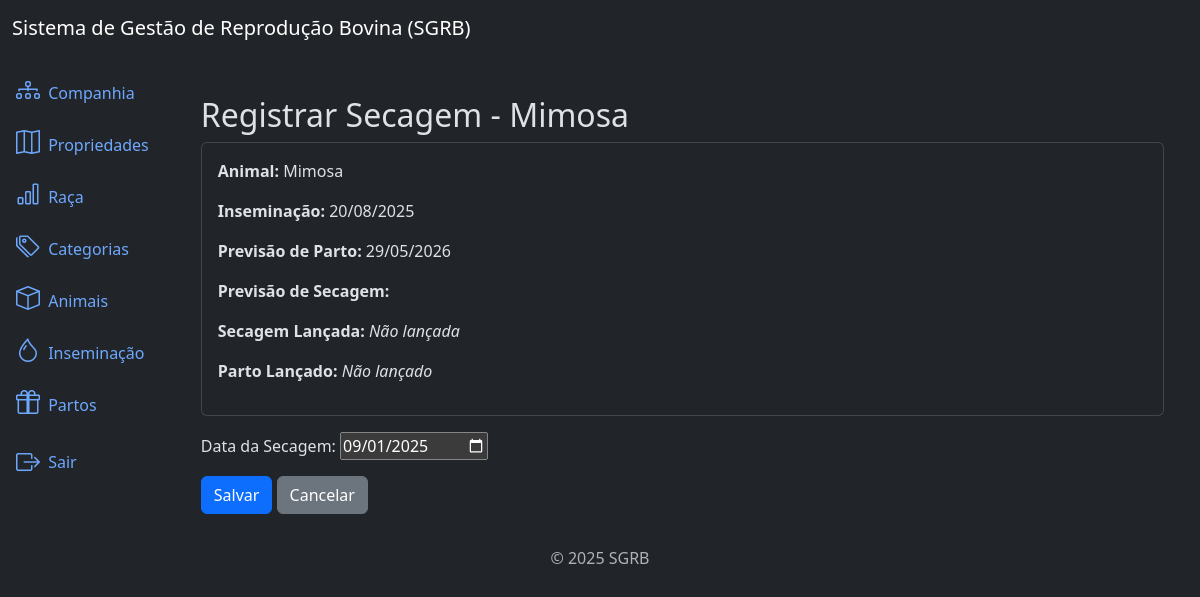
The page /births/7/check_dry/ (signed in) on the database its author committed.
### births/models.py (models this page shows, shortened)
class Birth(models.Model):
    animal = models.ForeignKey(
        Animal,
        on_delete=models.PROTECT,
        related_name='births'
    )
    insemination = models.ForeignKey(
        Insemination,
        on_delete=models.PROTECT,
        null=True,
        blank=True,
        related_name='births'
    )
    expected_birth = models.DateField(null=True, blank=True)
    expected_dry = models.DateField(null=True, blank=True)
    dry = models.DateField(null=True, blank=True)
    birth = models.DateField(null=True, blank=True)
    created_at = models.DateTimeField(auto_now_add=True)
    updated_at = models.DateTimeField(auto_now=True)
    class Meta:
        ordering = ['-created_at']

### animals/models.py (models this page shows, shortened)
class Animal(models.Model):
    name = models.CharField(max_length=100)
    birth = models.DateField(null=True, blank=True)
    farm = models.ForeignKey(Farm, on_delete=models.PROTECT, related_name='animais')  # noqa
    breed = models.ForeignKey(Breed, on_delete=models.PROTECT, related_name='animais')  # noqa
    category = models.ForeignKey(Category, on_delete=models.PROTECT, related_name='animais') # noqa
    created_at = models.DateTimeField(auto_now_add=True)
    updated_at = models.DateTimeField(auto_now=True)
    culling_date = models.DateField(null=True, blank=True,verbose_name='Data da Baixa')  # noqa
    culling_reason = models.CharField(
        max_length=2,
        choices=CULLING_REASON_CHOICES,
        null=True,
        blank=True,
    )
    class Meta:
        ordering = ['name']

### inseminations/models.py (models this page shows, shortened)
class Insemination(models.Model):
    animal = models.ForeignKey(Animal, on_delete=models.PROTECT, related_name='inseminations')  # noqa
    date_of_insemination = models.DateField()
    expected_pregnancy = models.DateField(null=True, blank=True)
    pregnancy_check = models.DateField(null=True, blank=True)
    is_pregnant = models.CharField(
        max_length=1,
        choices=PRENHEZ_CHOICES,
        null=True,
        blank=True
    )
    created_at = models.DateTimeField(auto_now_add=True)
    updated_at = models.DateTimeField(auto_now=True)
    class Meta:
        ordering = ['-created_at']

### births/views.py (the view, shortened to what this page needs)
# urls.py: path('births/<int:pk>/check_dry/', views.CheckDryUpdateView.as_view(), name='birth_check_dry'),  # noqa
class CheckDryUpdateView(LoginRequiredMixin, PermissionRequiredMixin, UpdateView): # noqa
    model = models.Birth
    form_class = forms.BirthCheckDryUpdateForm
    template_name = 'birth_check_dry.html'
    permission_required = 'births.change_birth'
    def dispatch(self, request, *args, **kwargs):
        birth = self.get_object()
        if birth.dry or birth.birth:
            messages.error(request, "Não é possível lançar secagem para este animal.")  # noqa
            return redirect('birth_list')
        return super().dispatch(request, *args, **kwargs)

### births/forms.py (shortened to what this page needs)
class BirthCheckDryUpdateForm(forms.ModelForm):
    class Meta:
        model = models.Birth
        fields = ['dry']
        widgets = {
            'dry': forms.DateInput(
                attrs={'type': 'date'},
                format='%Y-%m-%d'
            )
        }
        labels = {
            'dry': 'Data da Secagem',
        }
    def __init__(self, *args, **kwargs):
        super().__init__(*args, **kwargs)
        if not self.instance.dry:
            self.initial['dry'] = now().date()

### births/templates/birth_check_dry.html (shortened to what this page needs)
{% extends "base.html" %}
{% block content %}
<div class="container mt-4">
  <h2>Registrar Secagem - {{ object.animal.name }}</h2>
  <div class="card p-3 mb-3">
    <p><strong>Animal:</strong> {{ object.animal.name }}</p>
    <p><strong>Inseminação:</strong> {{ object.insemination.date_of_insemination|date:"d/m/Y" }}</p>
    <p><strong>Previsão de Parto:</strong> {{ object.expected_birth|date:"d/m/Y" }}</p>
    <p><strong>Previsão de Secagem:</strong> {{ object.expected_dry|date:"d/m/Y" }}</p>
    <p><strong>Secagem Lançada:</strong>
        {% if object.dry %} {{ object.dry|date:"d/m/Y" }} {% else %} <em>Não lançada</em> {% endif %}
    </p>
    <p><strong>Parto Lançado:</strong>
        {% if object.birth %} {{ object.birth|date:"d/m/Y" }} {% else %} <em>Não lançado</em> {% endif %}
    </p>
  </div>
  <form method="post">
    {{ form.as_p }}
    <button type="submit" class="btn btn-primary">Salvar</button>
    <a href="{% url 'birth_list' %}" class="btn btn-secondary">Cancelar</a>
  </form>
</div>
{% endblock %}

### rows shown on the page
Birth: animal.name "Mimosa", insemination.date_of_insemination "20/08/2025", expected_birth "29/05/2026", dry "09/01/2025"
